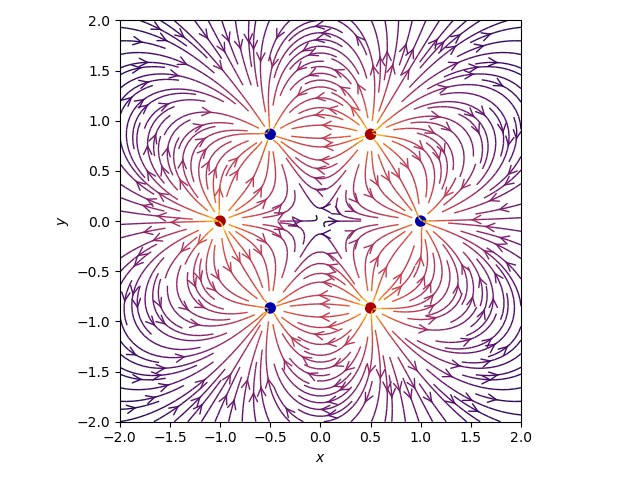

The script that saved this image:
import numpy as np
import matplotlib.pyplot as plt
from matplotlib.patches import Circle


def E(q, r0, x, y):
    """Return the electric field vector E=(Ex,Ey) due to charge q at r0."""
    den = np.hypot(x - r0[0], y - r0[1]) ** 3
    return q * (x - r0[0]) / den, q * (y - r0[1]) / den


def main():
    # Grid of x, y points.
    nx, ny = 64, 64
    x = np.linspace(-2, 2, nx)
    y = np.linspace(-2, 2, ny)
    X, Y = np.meshgrid(x, y)

    # Create a multipole with nq charges of alternating sign, equally spaced
    # on the unit circle.
    nq = 6
    charges = []
    for i in range(nq):
        q = i % 2 * 2 - 1
        charges.append((q, (np.cos(2 * np.pi * i / nq), np.sin(2 * np.pi * i / nq))))

    # Electric field vector, E=(Ex, Ey), as separate components.
    Ex, Ey = np.zeros((ny, nx)), np.zeros((ny, nx))
    for charge in charges:
        ex, ey = E(*charge, x=X, y=Y)
        Ex += ex
        Ey += ey

    fig = plt.figure()
    ax = fig.add_subplot(111)

    # Plot the streamlines with an appropriate colormap and arrow style.
    color = 2 * np.log(np.hypot(Ex, Ey))
    ax.streamplot(
        x,
        y,
        Ex,
        Ey,
        color=color,
        linewidth=1,
        cmap=plt.cm.inferno,
        density=2,
        arrowstyle='->',
        arrowsize=1.5,
    )

    # Add filled circles for the charges themselves.
    charge_colors = {True: '#aa0000', False: '#0000aa'}
    for q, pos in charges:
        ax.add_artist(Circle(pos, 0.05, color=charge_colors[q > 0]))

    ax.set_xlabel('$x$')
    ax.set_ylabel('$y$')
    ax.set_xlim(-2, 2)
    ax.set_ylim(-2, 2)
    ax.set_aspect('equal')

    plt.tight_layout()
    plt.savefig('points.png')
    # plt.show()


if __name__ == '__main__':
  main()
